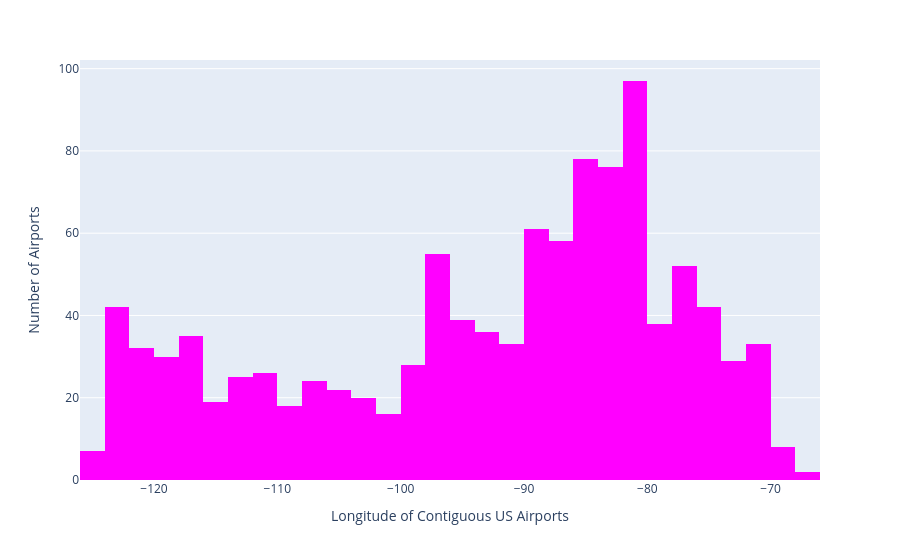

Write notebook code for a chart like this one.
### Code cell
longitude_graph = px.histogram(DF_contiguous,
                                x='lon',
                                color_discrete_sequence=['magenta']
                             )
longitude_graph.update_layout(
                                title_x=0.5,
                                xaxis_title='Longitude of Contiguous US Airports',
                                yaxis_title='Number of Airports'
)
longitude_graph.show()

### Figure 1 — Plotly figure (JSON) as saved in the notebook; plotly's stock layout.template omitted (floating-point values rounded to 4 significant figures; data arrays with more than 128 entries replaced by an {"elided": "..."} marker saying what was removed)
{"data": [{"bingroup": "x", "hovertemplate": "lon=%{x}<br>count=%{y}<extra></extra>", "legendgroup": "", "marker": {"color": "magenta", "pattern": {"shape": ""}}, "name": "", "orientation": "v", "showlegend": false, "type": "histogram", "x": {"elided": "1081 float values"}, "xaxis": "x", "yaxis": "y"}], "layout": {"barmode": "relative", "legend": {"tracegroupgap": 0}, "margin": {"t": 60}, "title": {"x": 0.5}, "xaxis": {"anchor": "y", "domain": [0, 1], "title": {"text": "Longitude of Contiguous US Airports"}}, "yaxis": {"anchor": "x", "domain": [0, 1], "title": {"text": "Number of Airports"}}}}
